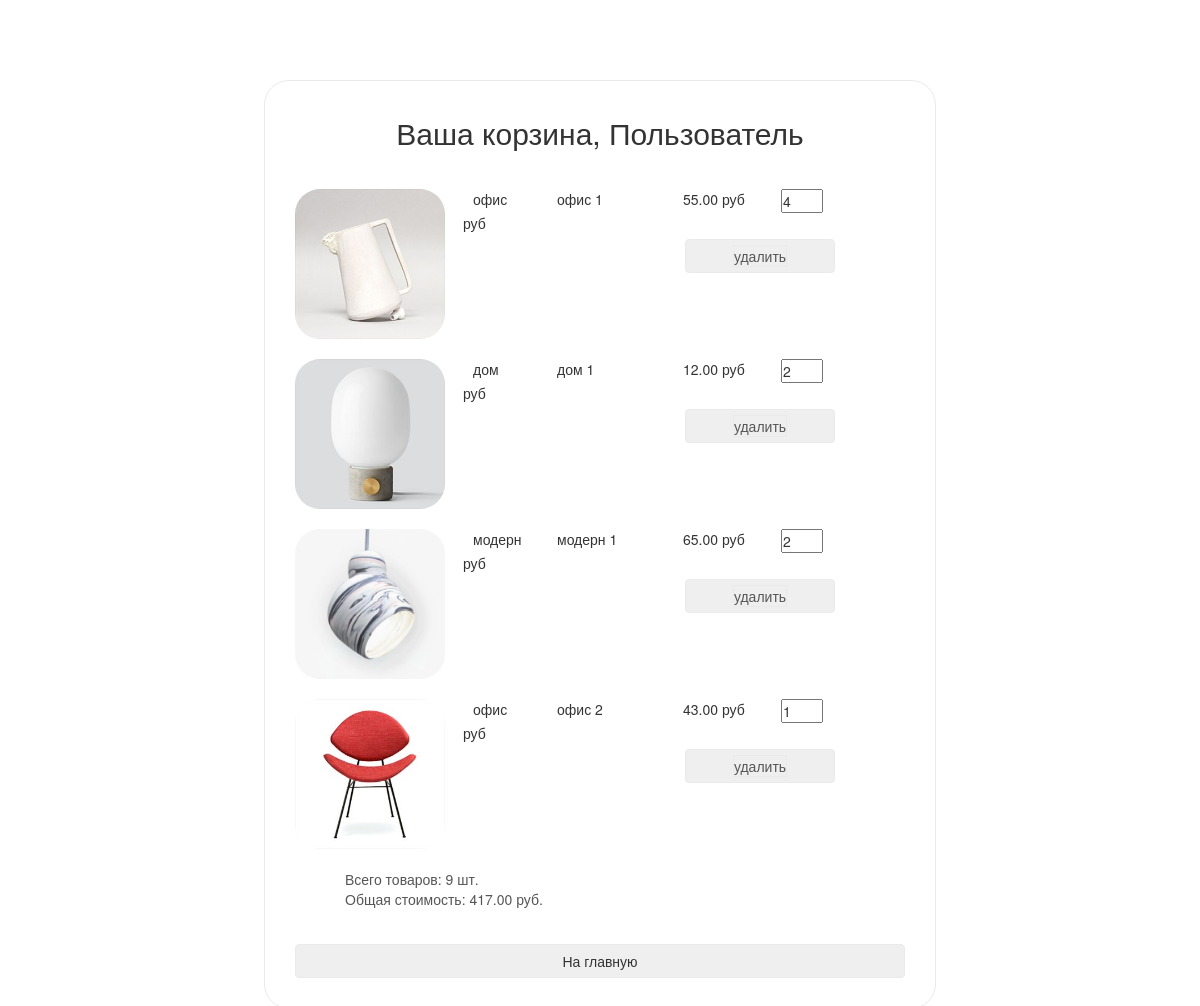
Page /basket/ (signed in) on the committed database.
### basketapp/models.py (models this page shows, shortened)
class Basket(models.Model):
    user = models.ForeignKey(settings.AUTH_USER_MODEL, on_delete=models.CASCADE, related_name='basket')
    product = models.ForeignKey(Product, on_delete=models.CASCADE)
    quantity = models.PositiveSmallIntegerField(default=0)
    created_at = models.DateTimeField(auto_now_add=True)
    @property
    def product_cost(self):
        return self.quantity * self.product.price
    @property
    def total_quantity(self):
        _items = Basket.objects.filter(user=self.user)
        return sum(list(map(lambda x: x.quantity, _items)))
    @property
    def total_cost(self):
        _items = Basket.objects.filter(user=self.user)
        return sum(list(map(lambda x: x.product_cost, _items)))

### mainapp/models.py (models this page shows, shortened)
class Product(models.Model):
    category = models.ForeignKey(ProductCategory, on_delete=models.CASCADE, verbose_name='категория')
    name = models.CharField(max_length=128, verbose_name='название')
    image = models.ImageField(upload_to='products', blank=True, verbose_name='картинка')
    short_desc = models.CharField(max_length=255, blank=True, verbose_name='краткое описание')
    description = models.TextField(blank=True, verbose_name='описание')
    price = models.DecimalField(max_digits=10, decimal_places=2, default=0, verbose_name='цена')
    quantity = models.PositiveIntegerField(default=0, verbose_name='количество на складе')
    is_active = models.BooleanField(default=True)

class ProductCategory(models.Model):
    name = models.CharField(max_length=64, unique=True, verbose_name='название')
    description = models.TextField(blank=True, verbose_name='описание')
    is_active = models.BooleanField(default=True)
    class Meta:
        verbose_name='категория'
        verbose_name_plural='категории'

### authapp/models.py (models this page shows, shortened)
class ShopUser(AbstractUser):
    avatar = models.ImageField(upload_to='users_avatars', blank=True, verbose_name='аватар')
    avatar_url = models.CharField(max_length=128, blank=True, null=True)
    age = models.PositiveIntegerField(verbose_name='возраст', default=18)
    activate_key = models.CharField(max_length=128, blank=True, null=True, verbose_name='Ключ активации')
    activate_key_expired = models.DateTimeField(blank=True, null=True)

### basketapp/views.py (the view)
# urls.py: path('', basket.basket, name="basket"),
@login_required
def basket(request):
    baskets_list = Basket.objects.filter(user=request.user)
    context = {
        'baskets': baskets_list
    }
    return render(request, 'basketapp/basket.html', context)

### mainapp/context_processors.py (called while the page is built)
def basket(request):
    basket_items = []
    if request.user.is_authenticated:
        basket_items = Basket.objects.filter(user=request.user)
    return {
        'basket': basket_items
    }

### basketapp/templates/basketapp/basket.html
{% extends 'basketapp/base.html' %}
{% load static %}
{% block content %}
    <div class="basket_list">
        {% include 'basketapp/includes/inc_baskets_list.html' %}
    </div>
{% endblock %}

### basketapp/templates/basketapp/includes/inc_baskets_list.html
{% for item in baskets %}
  <div class="basket_record">
    <img src="/media/{{ item.product.image }}"
         alt="{{ item.product.short_desc }}">
    <span class="category_name">{{ item.product.category.name }}</span>
    <span class="product_name">{{ item.product.name }}</span>
    <span class="product_price">{{ item.product.price }}&nbspруб</span>
    <input type="number" name="{{ item.pk }}"
                         min="0"
                         value="{{ item.quantity }}">
    <span class="product_cost">{{ item.cost }}&nbspруб</span>
    <button class="btn btn-round">
      <a href="{% url 'basket:remove' item.pk %}" class="">
        удалить
      </a>
    </button>
  </div>
{% endfor %}
{% if baskets %}
  <div class="basket_summary">
    Всего товаров: {{ baskets.0.total_quantity }} шт.<br>
    Общая стоимость: {{ baskets.0.total_cost }} руб.
  </div>
{% endif %}
<form action="{% url 'index' %}">
    <button class="btn btn-round">
        На главную
    </button>
</form>

### static/css/style.css (style rules this page uses)
* { margin: 0; padding: 0; }
body { new_product font-family: 'Montserrat', sans-serif; }
html, body { height: 100%; }
.basket_list { margin: 0 10px; }
.basket_list input[type="number"] { width: 3em; position: relative; display: block; float: left; }
.basket_list span.category_name { margin-left: 2em; width: 5em; position: relative; display: block; float: left; }
.basket_list span.product_name { margin-left: 1em; width: 8em; position: relative; display: block; float: left; }
.basket_list span.product_price { margin-left: 1em; width: 7em; position: relative; display: block; float: left; }
.basket_list span.product_cost { margin-left: 1em; width: 7em; position: relative; display: block; float: left; }
.basket_list .basket_record { position: relative; display: block; height: 170px; float: none; }
.basket_list .basket_record button { margin-top: 50px; margin-left: 390px; width: 150px; position: absolute; display: block; float: left; }
.basket_list button { margin: 20px auto 0; width: 150px; display: block; float: left; }
.basket_container button a { text-decoration: none; color: #555; }
.basket_container img { display: block; float: left; width: 150px; border-radius: 25px; }
.basket_container .basket_summary { display: block; margin-left: 50px; margin-bottom: 15px; color: #555; }
.login button { border: 1px solid #eaeaea; margin-bottom: 10px; text-decoration: none; display: block; width: 100%; }
.login button a, .login button a:hover { border: 1px solid #eaeaea; color: #555; text-decoration: none; }
.login form { margin-bottom: 10px; }

### rows in the picture
Basket: product.image (picture), product.category.name "офис", product.name "офис 1", product.price "55.00", quantity "4", user+quantity "9", user+quantity+product "417.00"
Basket: product.image (picture), product.category.name "дом", product.name "дом 1", product.price "12.00", quantity "2"
Basket: product.image (picture), product.category.name "модерн", product.name "модерн 1", product.price "65.00", quantity "2"
Basket: product.image (picture), product.category.name "офис", product.name "офис 2", product.price "43.00", quantity "1"
